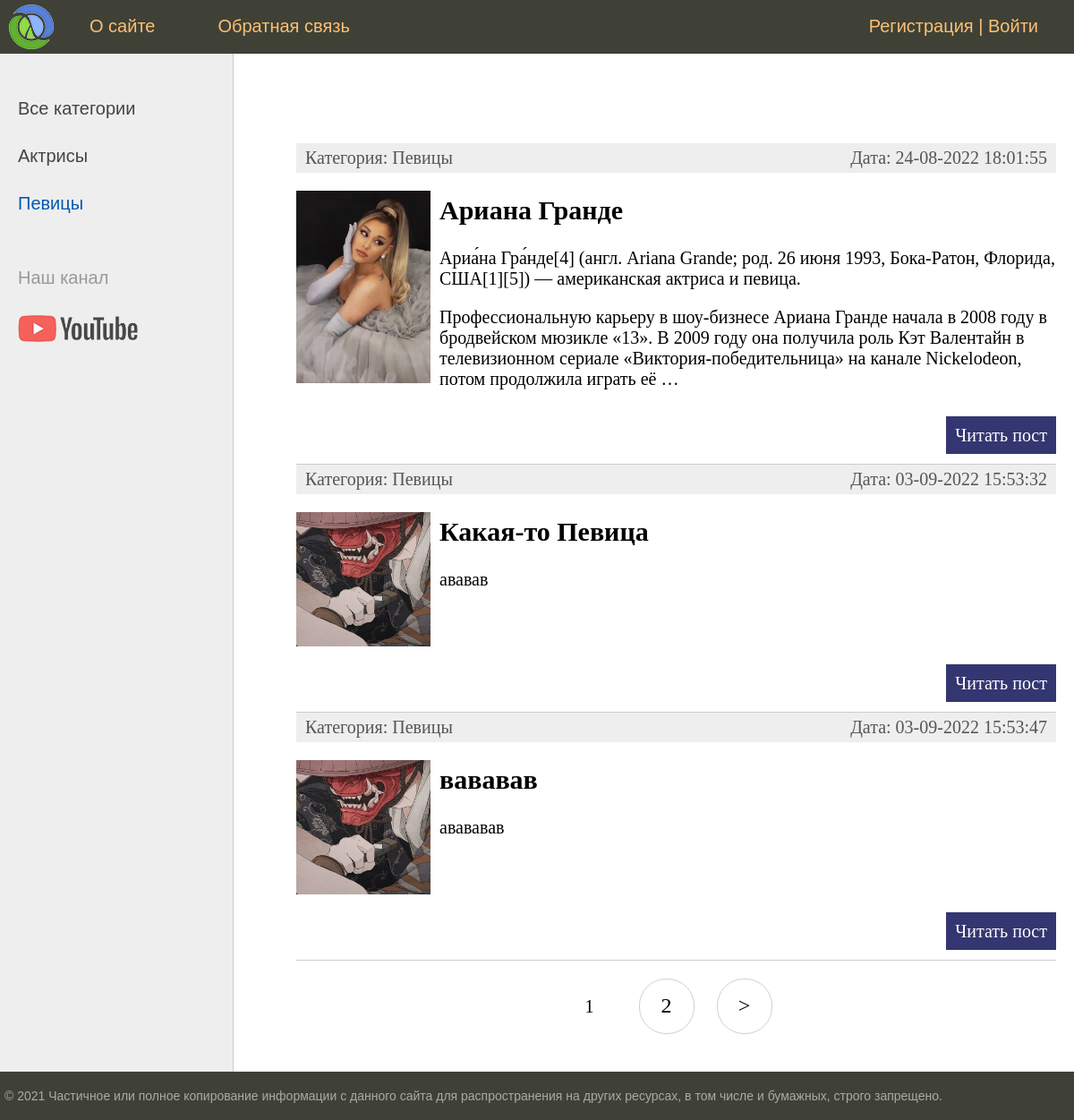
Before: /category/pevicy/ with the older database file.
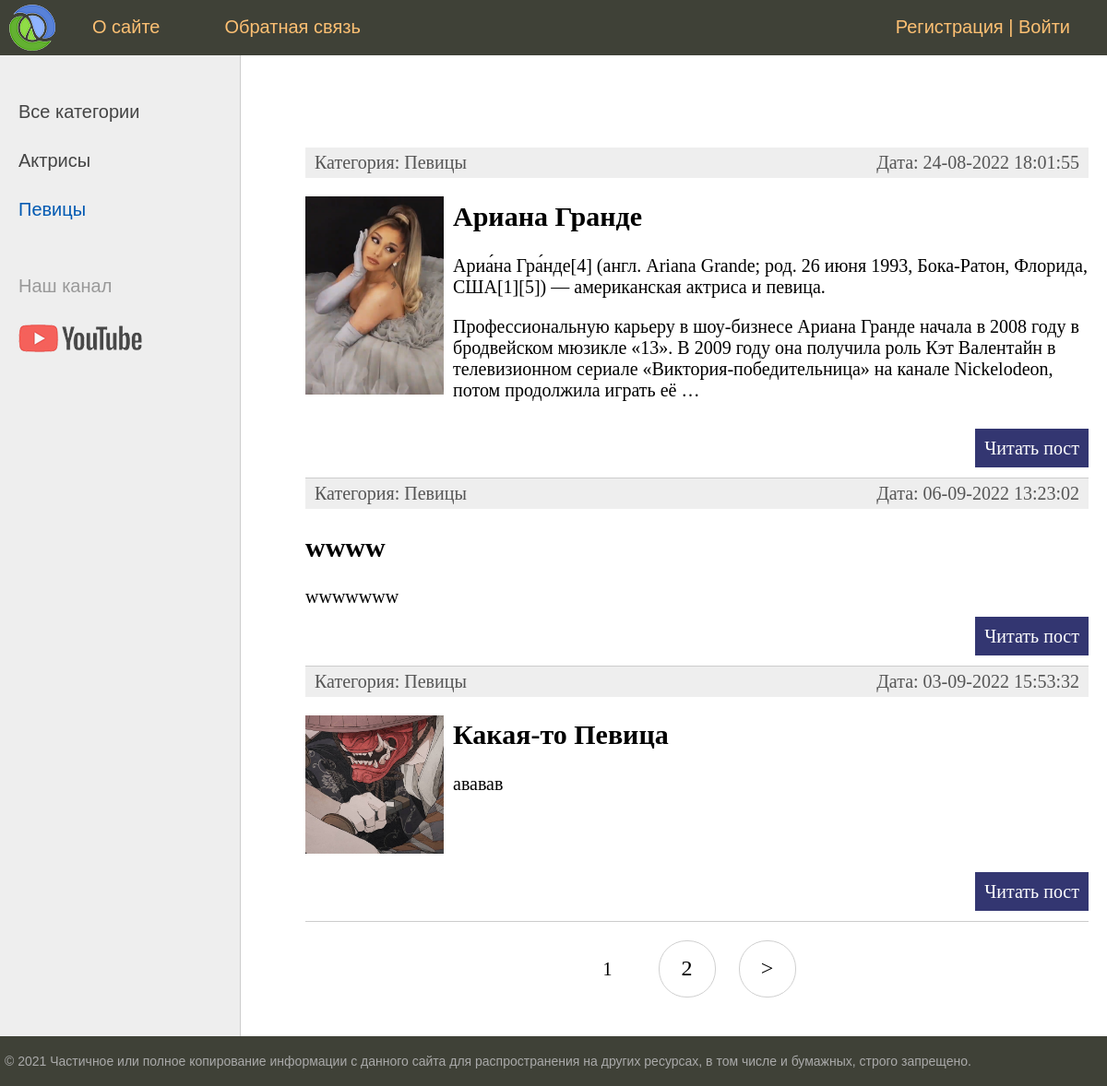
After: the same page with the newer database file.
### women/models.py (models this page shows, shortened)
class Category(models.Model):
    name = models.CharField(max_length=150, db_index=True, verbose_name="Название")
    slug = models.SlugField(max_length=255, unique=True, db_index=True, verbose_name="URL")
    def __str__(self):
        return self.name
    def get_absolute_url(self):
        return reverse('category', kwargs={'cat_slug': self.slug})
    class Meta:
        verbose_name = 'Категорию'
        verbose_name_plural = 'Категории'
        ordering = ['id']

class Women(models.Model):
    title = models.CharField(max_length=250, verbose_name="Заголовок")
    slug = models.SlugField(max_length=255, unique=True, db_index=True, verbose_name="URL")
    content = models.TextField(blank=True, verbose_name="Контент")
    photo = models.ImageField(upload_to="photos/%Y/%m/%d/", verbose_name="Фото")
    time_create = models.DateTimeField(auto_now_add=True, verbose_name="Дата создания")
    time_update = models.DateTimeField(auto_now=True, verbose_name="Дата обнавления")
    is_published = models.BooleanField(default=True, verbose_name="Опубликовано")
    cat = models.ForeignKey('Category', on_delete=models.PROTECT, verbose_name="Категория")
    def get_absolute_url(self):
        return reverse('post', kwargs={'post_slug': self.slug})
    class Meta:
        verbose_name = 'Известные Женщины'
        verbose_name_plural = 'Известные Женщины'
        ordering = ['id']

### women/views.py (the view)
# urls.py: path('category/<slug:cat_slug>/', WomenCategory.as_view(), name='category'),
class WomenCategory(DataMixin, ListView):
    model = Women
    template_name = 'women/index.html'
    context_object_name = 'posts'
    allow_empty = False
    def get_queryset(self):
        return Women.objects.filter(cat__slug=self.kwargs['cat_slug'], is_published=True).select_related('cat')
    def get_context_data(self, *, object_list=None, **kwargs):
        context = super().get_context_data(**kwargs)
        c = Category.objects.get(slug=self.kwargs['cat_slug'])
        c_def = self.get_user_context(title='Категория - ' + str(c.name),
                                      cat_selected=c.pk)
        return dict(list(context.items()) + list(c_def.items()))

### women/utils.py (called while the page is built)
    def get_user_context(self, **kwargs):
        context = kwargs
        cats =cache.get('cats')
        if not cats:
            cats = Category.objects.annotate(Count('women'))
            cache.set('cats', cats, 60)
        user_menu = menu.copy()
        if not self.request.user.is_authenticated:
            user_menu.pop(1)
        context['menu'] = user_menu
        context['cats'] = cats
        if 'cat_selected' not in context:
            context['cat_selected'] = 0
        return context

### women/templates/women/index.html (shortened to what this page needs)
{% extends 'women/base.html' %}
{% block content %}
<ul class="list-articles">
    {% for p in posts %}
    <li>
        <div class="article-panel">
            <p class="first">Категория: {{p.cat}}</p>
            <p class="last">Дата: {{p.time_update|date:"d-m-Y H:i:s"}}</p>
        </div>
        {% if p.photo %}
        <p><img class="img-article-left thumb" src="{{p.photo.url}}"></p>
        {% endif %}
        <h2>{{p.title}}</h2>
        {% autoescape on %}
        {{p.content|linebreaks|truncatewords:50}}
        {% endautoescape %}
        <p class="link-read-post"><a href="{{ p.get_absolute_url }}">Читать пост</a></p>
    </li>
    {% endfor %}
</ul>
{% endblock %}

### women/templates/women/base.html (shortened to what this page needs)
{% load static %}
{% load women_tags %}
<!DOCTYPE html>
<html>
<head>
    <link type="text/css" href="{% static 'women/css/styles.css' %}" rel="stylesheet"/>
</head>
<body>
<table class="table-page" border=0 cellpadding="0" cellspacing="0">
    <tr>
        <td valign=top>
            {% block mainmenu %}
            <div class="header">
                <ul id="mainmenu" class="mainmenu">
                    <li class="logo"><a href="{% url 'home' %}">
                        <div class="logo"></div>
                    </a></li>
                    {% for m in menu %}
                    <li><a href="{% url m.url_name %}">{{m.title}}</a></li>
                    {% endfor %}
                    {% if request.user.is_authenticated %}
                    <li class="last">{{user.username}} | <a href="{% url 'logout' %}">Выйти</a></li>
                    {% else %}
                    <li class="last"><a href="{% url 'register' %}">Регистрация</a> | <a
                            href="{% url 'login' %}">Войти</a></li>
                    {% endif %}
                </ul>
            </div>
            {% endblock mainmenu %}
            <table class="table-content" border=0 cellpadding="0" cellspacing="0">
                <tr>
                    <td valign="top" class="left-chapters">
                        <ul id="leftchapters">
                            {% if cat_selected == 0 %}
                            <li class="selected">Все категории</li>
                            {% else %}
                            <li><a href="{% url 'home' %}">Все категории</a></li>
                            {% endif %}
                            {% for c in cats %}
                            {% if c.women__count > 0 %}
                            {% if c.pk == cat_selected %}
                            <li class="selected">{{c.name}}</li>
                            {% else %}
                            <li><a href="{{ c.get_absolute_url }}">{{c.name}}</a></li>
                            {% endif %}
                            {% endif %}
                            {% endfor %}
                            <li class="share">
                                <p>Наш канал</p>
                                <a class="share-yt"
                                   href="https://www.youtube.com/channel/UClJzWfGWuGJL2t-3dYKcHTA/playlists"
                                   target="_blank" rel="nofollow"></a>
                            </li>
                        </ul>
                    </td>
                    <td valign="top" class="content">
                        <div class="content-text">
                            {% block content %}
                            {% endblock %}
                            {% if page_obj.has_other_pages %}
                            <nav class="list-pages">
                                <ul>
                                    {% for p in paginator.page_range %}
                                    {% if page_obj.number == p %}
                                    <li class="page-num page-num-selected">{{ p }}</li>
                                    {% elif p >= page_obj.number|add:-2 and p <= page_obj.number|add:2 %}
                                    <li class="page-num">
                                        <a href="?page={{ p }}">{{ p }}</a>
                                    </li>
                                    {% endif %}
                                    {% endfor %}
                                    {% if page_obj.has_next %}
                                    <li class="page-num">
                                        <a href="?page={{ page_obj.next_page_number }}">&gt;</a>
                                    </li>
                                    {% endif %}
                                </ul>
                            </nav>
                            {% endif %}
                        </div>
                    </td>
                </tr>
            </table>
        </td>
    </tr>
    <tr>
        <td valign=top>
            <div id="footer">
                <p>&copy; 2021 Частичное или полное копирование информации с данного сайта для распространения на других
                    ресурсах, в том числе и бумажных, строго запрещено.</p>
            </div>
        </td>
    </tr>
</table>
</body>
</html>

### women/static/women/css/styles.css (style rules this page uses)
html, body { font-family: 'Arial'; margin: 0; padding: 0; height: 100%; width: 100%; color: #444; }
a { color: #0059b2; text-decoration: none; }
img { max-width: 600px; height: auto; }
img.img-article-left { max-width: 300px; height: auto; float: left; padding: 0 10px 10px 0; }
img.img-article-left.thumb { max-width: 150px; height: auto; }
p.link-read-post { text-align: right; }
p.link-read-post a { padding: 10px; min-width: 100px; background: #333671; color: #fff; text-decoration: none; }
div.article-panel { background: #eee; padding: 5px 10px 5px 10px; box-sizing: border-box; overflow: hidden; color: #555; }
div.article-panel p.first { margin: 0; float: left; }
div.article-panel p.last { margin: 0; float: right; }
ul.list-articles { list-style: none; margin: 0; padding: 0; }
ul.list-articles li { border-bottom: 1px solid #ccc; }
.table-page { width: 100%; height: 100%; vertical-align: top; }
.table-page tr { height: 100%; }
.header { background: #3F4137; height: 60px; }
.logo { background: url('../images/logo.png') no-repeat 10px 5px; width: 70px; height: 60px; }
ul.mainmenu { list-style: none; margin: 0; padding: 0; height: 60px; color: #fdc073; font-size: 20px; overflow: hidden; }
ul.mainmenu li { float: left; margin: 18px 40px 0 30px; }
ul.mainmenu li.logo { margin: 0; }
ul.mainmenu li.last { float: right; }
ul.mainmenu li a { color: #fdc073; text-decoration: none; }
.table-content { width: 100%; min-height: 100%; height: 100%; }
.left-chapters { margin: 0; background: #eee; border-right: 1px solid #ccc; min-height: 100%; }
.left-chapters ul { width: 230px; min-height: 100%; margin: 0; padding: 20px 10px 10px 20px; list-style: none; font-size: 20px; }
.left-chapters ul li { margin: 30px 0 0 0; color: #999; }
.left-chapters ul li.selected { color: #0059b2; }
.left-chapters ul li a { color: #444; text-decoration: none; }
.left-chapters ul li.share { margin: 60px 0 0 0; }
.left-chapters ul li.share p { margin: 30px 0 30px 0; }
.left-chapters ul li.share a { display: inline-block; width: 40px; height: 40px; margin: 0 20px 0 0; }
.left-chapters ul li.share a.share-yt { width: 100%; height: 30px; background: url('../images/share_yt.png') no-repeat 0 0 }
.content { padding: 40px 20px 20px 40px; width: 100%; box-sizing: border-box; }
.content-text { margin: 60px 0 0 30px; color: #000; font-size: 20px; font-family: Yandex Sans Display Light; }
#footer { box-sizing: border-box; background: #3F4137; padding: 5px; color: #aaa; font-size: 14px; font-family: Verdana, Geneva, Arial, Helvetica; text-align: left; overflow: hidden; }
.list-pages { text-align: center; margin: 0 0 20px 0; }
.list-pages ul { margin: 20px 0 0 0; padding: 0; list-style: none; }
.list-pages ul li { display: inline-block; margin: 0 20px 0 0; }
.list-pages a { color: #000; font-size: 24px; text-decoration: none; }
.list-pages .page-num, .page-num-selected { display: inline-block; width: 60px; height: 44px; padding: 16px 0 0 0; border: 1px solid #d0d0d0; border-radius: 30px; }
.list-pages .page-num-selected { border: none; color: #000; font-size: 20px; }

Changed rows visible on the page:
no longer on this page (row unchanged): Women: cat "Певицы", time_update "03-09-2022 15:53:47", photo (picture), title "вававав", content "авававав"
now on this page (row edited): Women: cat "Певицы", time_update "06-09-2022 13:23:02", title "wwww", content "wwwwwww"
